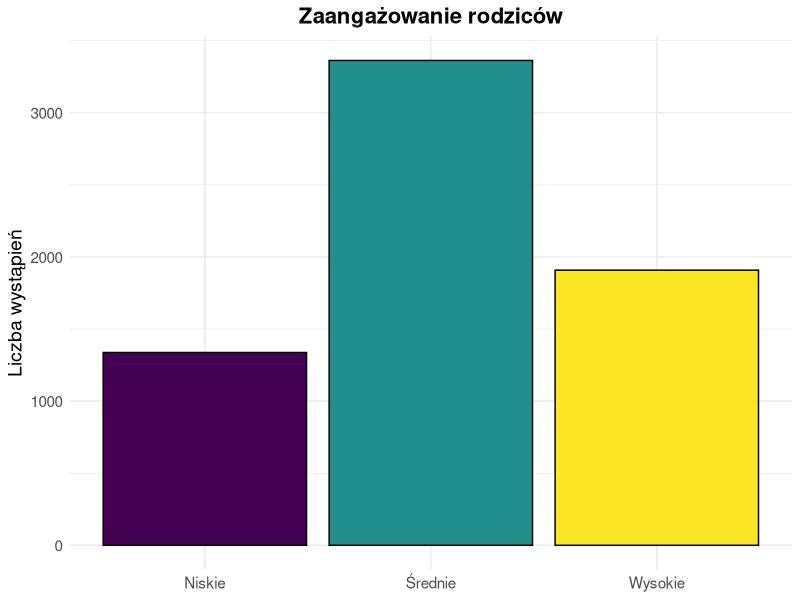

Write the R code that produced this figure.
library(tidyverse)
dane <- read_csv("czynniki.csv")

# przekodowanie zmiennych na faktorowe

dane$Parental_Involvement <- ifelse(dane$Parental_Involvement == "Low", 1,
                                    ifelse(dane$Parental_Involvement == "Medium", 2, 3))
dane$Parental_Involvement <- factor(dane$Parental_Involvement, levels = c(1, 2, 3),
                                    labels = c("Niskie", "Średnie", "Wysokie"), ordered = TRUE)

dane$Access_to_Resources <- ifelse(dane$Access_to_Resources == "Low", 1,
                                   ifelse(dane$Access_to_Resources == "Medium", 2, 3))
dane$Access_to_Resources <- factor(dane$Access_to_Resources, levels = c(1, 2, 3),
                                   labels = c("Niski", "Średni", "Wysoki"), ordered = TRUE)

dane$Extracurricular_Activities <- ifelse(dane$Extracurricular_Activities == "No", 0, 1)
dane$Extracurricular_Activities <- factor(dane$Extracurricular_Activities, levels = c(0, 1),
                                          labels = c("Nie", "Tak"))

dane$Motivation_Level <- ifelse(dane$Motivation_Level == "Low", 1,
                                ifelse(dane$Motivation_Level == "Medium", 2, 3))
dane$Motivation_Level <- factor(dane$Motivation_Level, levels = c(1, 2, 3),
                                labels = c("Niski", "Średni", "Wysoki"), ordered = TRUE)

dane$Internet_Access <- ifelse(dane$Internet_Access == "No", 0, 1)
dane$Internet_Access <- factor(dane$Internet_Access, levels = c(0, 1), labels = c("Nie", "Tak"))

dane$Family_Income <- ifelse(is.na(dane$Family_Income), NA,
                             ifelse(dane$Family_Income == "Low", 1,
                                    ifelse(dane$Family_Income == "Medium", 2, 3)))
dane$Family_Income <- factor(dane$Family_Income, levels = c(1, 2, 3),
                             labels = c("Niski", "Średni", "Wysoki"), ordered = TRUE)

dane$Teacher_Quality <- ifelse(is.na(dane$Teacher_Quality), NA,
                               ifelse(dane$Teacher_Quality == "Low", 1,
                                      ifelse(dane$Teacher_Quality == "Medium", 2, 3)))
dane$Teacher_Quality <- factor(dane$Teacher_Quality, levels = c(1, 2, 3),
                               labels = c("Niska", "Średnia", "Wysoka"), ordered = TRUE)

dane$School_Type <- ifelse(dane$School_Type == "Public", 1, 2)
dane$School_Type <- factor(dane$School_Type, levels = c(1, 2), labels = c("Publiczna", "Prywatna"))

dane$Peer_Influence <- ifelse(dane$Peer_Influence == "Negative", 1,
                              ifelse(dane$Peer_Influence == "Neutral", 2, 3))
dane$Peer_Influence <- factor(dane$Peer_Influence, levels = c(1, 2, 3),
                              labels = c("Negatywny", "Neutralny", "Pozytywny"), ordered = TRUE)

dane$Learning_Disabilities <- ifelse(dane$Learning_Disabilities == "No", 0, 1)
dane$Learning_Disabilities <- factor(dane$Learning_Disabilities, levels = c(0, 1),
                                     labels = c("Nie", "Tak"))

dane$Parental_Education_Level <- ifelse(is.na(dane$Parental_Education_Level), NA,
                                        ifelse(dane$Parental_Education_Level == "High School", 1,
                                               ifelse(dane$Parental_Education_Level == "College", 2, 3)))
dane$Parental_Education_Level <- factor(dane$Parental_Education_Level, levels = c(1, 2, 3),
                                        labels = c("Średnie", "Wyższe", "Podyplomowe"),
                                        ordered = TRUE)

dane$Distance_from_Home <- ifelse(is.na(dane$Distance_from_Home), NA,
                                  ifelse(dane$Distance_from_Home == "Far", 1,
                                         ifelse(dane$Distance_from_Home == "Moderate", 2, 3)))
dane$Distance_from_Home <- factor(dane$Distance_from_Home, levels = c(1, 2, 3),
                                  labels = c("Daleka", "Umiarkowana", "Bliska"), ordered = TRUE)

dane$Gender <- ifelse(dane$Gender == "Female", 1, 2)
dane$Gender <- factor(dane$Gender, levels = c(1, 2), labels = c("Kobieta", "Mężczyzna"))

# ustawienie stylu wykresow

my_theme <- theme_minimal() +
  theme(plot.title = element_text(face = "bold", size = 16, hjust = 0.5),
        axis.title = element_text(size = 14),
        axis.text = element_text(size = 11))

# parental involvement - wykres

ggplot(dane, aes(x = Parental_Involvement, fill = Parental_Involvement)) +
  geom_bar(color = "black") +
  labs(title = "Zaangażowanie rodziców", x = NULL, y = "Liczba wystąpień") +
  my_theme + theme(legend.position = "none")














